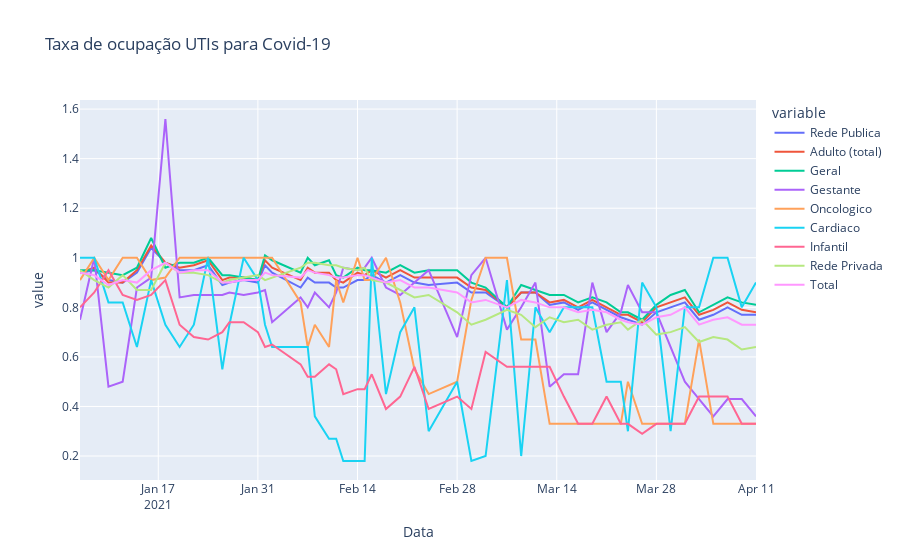

Source (notebook cell):
### Code cell
df = pd.read_csv(r'C:\Users\heylu\Documents\github\HeyLucasLeao.github.io\raspagem_dos_boletins_diarios\normalized_csvs\uti_covid-19.csv', index_col='Data')
px.line(df, title='Taxa de ocupação UTIs para Covid-19')

### Figure 1 — Plotly figure (JSON) as saved in the notebook; plotly's stock layout.template omitted (floating-point values rounded to 4 significant figures)
{"data": [{"hovertemplate": "variable=Rede Publica<br>Data=%{x}<br>value=%{y}<extra></extra>", "legendgroup": "Rede Publica", "line": {"color": "#636efa", "dash": "solid"}, "mode": "lines", "name": "Rede Publica", "orientation": "v", "showlegend": true, "type": "scatter", "x": ["21-01-06", "21-01-08", "21-01-10", "21-01-12", "21-01-14", "21-01-16", "21-01-18", "21-01-20", "21-01-22", "21-01-24", "21-01-26", "21-01-27", "21-01-29", "21-01-31", "21-02-01", "21-02-02", "21-02-06", "21-02-07", "21-02-08", "21-02-10", "21-02-11", "21-02-12", "21-02-14", "21-02-15", "21-02-16", "21-02-18", "21-02-20", "21-02-22", "21-02-24", "21-02-28", "21-03-02", "21-03-04", "21-03-07", "21-03-09", "21-03-11", "21-03-13", "21-03-15", "21-03-17", "21-03-19", "21-03-21", "21-03-23", "21-03-24", "21-03-26", "21-03-28", "21-03-30", "21-04-01", "21-04-03", "21-04-05", "21-04-05", "21-04-07", "21-04-09", "21-04-11"], "xaxis": "x", "y": [0.94, 0.95, 0.91, 0.9, 0.94, 1.04, 0.98, 0.95, 0.95, 0.97, 0.89, 0.9, 0.91, 0.9, 0.97, 0.94, 0.88, 0.92, 0.9, 0.9, 0.88, 0.88, 0.91, 0.91, 0.93, 0.9, 0.93, 0.9, 0.89, 0.9, 0.86, 0.86, 0.8, 0.86, 0.86, 0.81, 0.82, 0.79, 0.82, 0.79, 0.76, 0.75, 0.73, 0.78, 0.8, 0.82, 0.75, 0.77, 0.77, 0.8, 0.77, 0.77], "yaxis": "y"}, {"hovertemplate": "variable=Adulto (total)<br>Data=%{x}<br>value=%{y}<extra></extra>", "legendgroup": "Adulto (total)", "line": {"color": "#EF553B", "dash": "solid"}, "mode": "lines", "name": "Adulto (total)", "orientation": "v", "showlegend": true, "type": "scatter", "x": ["21-01-06", "21-01-08", "21-01-10", "21-01-12", "21-01-14", "21-01-16", "21-01-18", "21-01-20", "21-01-22", "21-01-24", "21-01-26", "21-01-27", "21-01-29", "21-01-31", "21-02-01", "21-02-02", "21-02-06", "21-02-07", "21-02-08", "21-02-10", "21-02-11", "21-02-12", "21-02-14", "21-02-15", "21-02-16", "21-02-18", "21-02-20", "21-02-22", "21-02-24", "21-02-28", "21-03-02", "21-03-04", "21-03-07", "21-03-09", "21-03-11", "21-03-13", "21-03-15", "21-03-17", "21-03-19", "21-03-21", "21-03-23", "21-03-24", "21-03-26", "21-03-28", "21-03-30", "21-04-01", "21-04-03", "21-04-05", "21-04-05", "21-04-07", "21-04-09", "21-04-11"], "xaxis": "x", "y": [0.94, 0.96, 0.9, 0.9, 0.95, 1.05, 0.98, 0.96, 0.97, 0.99, 0.91, 0.92, 0.92, 0.91, 0.99, 0.96, 0.91, 0.96, 0.94, 0.94, 0.91, 0.9, 0.94, 0.93, 0.95, 0.92, 0.95, 0.92, 0.92, 0.92, 0.88, 0.87, 0.8, 0.86, 0.86, 0.82, 0.83, 0.8, 0.83, 0.8, 0.77, 0.77, 0.74, 0.8, 0.82, 0.84, 0.77, 0.79, 0.79, 0.82, 0.79, 0.78], "yaxis": "y"}, {"hovertemplate": "variable=Geral<br>Data=%{x}<br>value=%{y}<extra></extra>", "legendgroup": "Geral", "line": {"color": "#00cc96", "dash": "solid"}, "mode": "lines", "name": "Geral", "orientation": "v", "showlegend": true, "type": "scatter", "x": ["21-01-06", "21-01-08", "21-01-10", "21-01-12", "21-01-14", "21-01-16", "21-01-18", "21-01-20", "21-01-22", "21-01-24", "21-01-26", "21-01-27", "21-01-29", "21-01-31", "21-02-01", "21-02-02", "21-02-06", "21-02-07", "21-02-08", "21-02-10", "21-02-11", "21-02-12", "21-02-14", "21-02-15", "21-02-16", "21-02-18", "21-02-20", "21-02-22", "21-02-24", "21-02-28", "21-03-02", "21-03-04", "21-03-07", "21-03-09", "21-03-11", "21-03-13", "21-03-15", "21-03-17", "21-03-19", "21-03-21", "21-03-23", "21-03-24", "21-03-26", "21-03-28", "21-03-30", "21-04-01", "21-04-03", "21-04-05", "21-04-05", "21-04-07", "21-04-09", "21-04-11"], "xaxis": "x", "y": [0.95, 0.95, 0.94, 0.93, 0.96, 1.08, 0.96, 0.98, 0.98, 1, 0.93, 0.93, 0.92, 0.91, 1.01, 0.99, 0.94, 1, 0.97, 0.99, 0.93, 0.92, 0.96, 0.95, 0.95, 0.94, 0.97, 0.94, 0.95, 0.95, 0.9, 0.88, 0.8, 0.89, 0.87, 0.85, 0.85, 0.82, 0.84, 0.82, 0.78, 0.78, 0.75, 0.81, 0.85, 0.87, 0.78, 0.81, 0.81, 0.84, 0.82, 0.81], "yaxis": "y"}, {"hovertemplate": "variable=Gestante<br>Data=%{x}<br>value=%{y}<extra></extra>", "legendgroup": "Gestante", "line": {"color": "#ab63fa", "dash": "solid"}, "mode": "lines", "name": "Gestante", "orientation": "v", "showlegend": true, "type": "scatter", "x": ["21-01-06", "21-01-08", "21-01-10", "21-01-12", "21-01-14", "21-01-16", "21-01-18", "21-01-20", "21-01-22", "21-01-24", "21-01-26", "21-01-27", "21-01-29", "21-01-31", "21-02-01", "21-02-02", "21-02-06", "21-02-07", "21-02-08", "21-02-10", "21-02-11", "21-02-12", "21-02-14", "21-02-15", "21-02-16", "21-02-18", "21-02-20", "21-02-22", "21-02-24", "21-02-28", "21-03-02", "21-03-04", "21-03-07", "21-03-09", "21-03-11", "21-03-13", "21-03-15", "21-03-17", "21-03-19", "21-03-21", "21-03-23", "21-03-24", "21-03-26", "21-03-28", "21-03-30", "21-04-01", "21-04-03", "21-04-05", "21-04-05", "21-04-07", "21-04-09", "21-04-11"], "xaxis": "x", "y": [0.75, 1, 0.48, 0.5, 0.88, 0.92, 1.56, 0.84, 0.85, 0.85, 0.85, 0.86, 0.85, 0.86, 0.87, 0.74, 0.84, 0.8, 0.86, 0.8, 0.86, 0.96, 0.95, 0.96, 1, 0.88, 0.85, 0.9, 0.95, 0.68, 0.93, 1, 0.71, 0.8, 0.9, 0.48, 0.53, 0.53, 0.9, 0.7, 0.78, 0.89, 0.78, 0.78, 0.64, 0.5, 0.43, 0.36, 0.36, 0.43, 0.43, 0.36], "yaxis": "y"}, {"hovertemplate": "variable=Oncologico<br>Data=%{x}<br>value=%{y}<extra></extra>", "legendgroup": "Oncologico", "line": {"color": "#FFA15A", "dash": "solid"}, "mode": "lines", "name": "Oncologico", "orientation": "v", "showlegend": true, "type": "scatter", "x": ["21-01-06", "21-01-08", "21-01-10", "21-01-12", "21-01-14", "21-01-16", "21-01-18", "21-01-20", "21-01-22", "21-01-24", "21-01-26", "21-01-27", "21-01-29", "21-01-31", "21-02-01", "21-02-02", "21-02-06", "21-02-07", "21-02-08", "21-02-10", "21-02-11", "21-02-12", "21-02-14", "21-02-15", "21-02-16", "21-02-18", "21-02-20", "21-02-22", "21-02-24", "21-02-28", "21-03-02", "21-03-04", "21-03-07", "21-03-09", "21-03-11", "21-03-13", "21-03-15", "21-03-17", "21-03-19", "21-03-21", "21-03-23", "21-03-24", "21-03-26", "21-03-28", "21-03-30", "21-04-01", "21-04-03", "21-04-05", "21-04-05", "21-04-07", "21-04-09", "21-04-11"], "xaxis": "x", "y": [0.91, 1, 0.91, 1, 1, 0.91, 0.92, 1, 1, 1, 1, 1, 1, 1, 1, 1, 0.82, 0.64, 0.73, 0.64, 0.91, 0.82, 1, 0.91, 0.91, 1, 0.82, 0.55, 0.45, 0.5, 0.83, 1, 1, 0.67, 0.67, 0.33, 0.33, 0.33, 0.33, 0.33, 0.33, 0.5, 0.33, 0.33, 0.33, 0.33, 0.67, 0.33, 0.33, 0.33, 0.33, 0.33], "yaxis": "y"}, {"hovertemplate": "variable=Cardiaco<br>Data=%{x}<br>value=%{y}<extra></extra>", "legendgroup": "Cardiaco", "line": {"color": "#19d3f3", "dash": "solid"}, "mode": "lines", "name": "Cardiaco", "orientation": "v", "showlegend": true, "type": "scatter", "x": ["21-01-06", "21-01-08", "21-01-10", "21-01-12", "21-01-14", "21-01-16", "21-01-18", "21-01-20", "21-01-22", "21-01-24", "21-01-26", "21-01-27", "21-01-29", "21-01-31", "21-02-01", "21-02-02", "21-02-06", "21-02-07", "21-02-08", "21-02-10", "21-02-11", "21-02-12", "21-02-14", "21-02-15", "21-02-16", "21-02-18", "21-02-20", "21-02-22", "21-02-24", "21-02-28", "21-03-02", "21-03-04", "21-03-07", "21-03-09", "21-03-11", "21-03-13", "21-03-15", "21-03-17", "21-03-19", "21-03-21", "21-03-23", "21-03-24", "21-03-26", "21-03-28", "21-03-30", "21-04-01", "21-04-03", "21-04-05", "21-04-05", "21-04-07", "21-04-09", "21-04-11"], "xaxis": "x", "y": [1, 1, 0.82, 0.82, 0.64, 0.91, 0.73, 0.64, 0.73, 1, 0.55, 0.73, 1, 0.91, 0.73, 0.64, 0.64, 0.64, 0.36, 0.27, 0.27, 0.18, 0.18, 0.18, 1, 0.45, 0.7, 0.8, 0.3, 0.5, 0.18, 0.2, 0.91, 0.2, 0.8, 0.7, 0.8, 0.8, 0.8, 0.5, 0.5, 0.3, 0.9, 0.8, 0.3, 0.8, 0.8, 1, 1, 1, 0.8, 0.9], "yaxis": "y"}, {"hovertemplate": "variable=Infantil<br>Data=%{x}<br>value=%{y}<extra></extra>", "legendgroup": "Infantil", "line": {"color": "#FF6692", "dash": "solid"}, "mode": "lines", "name": "Infantil", "orientation": "v", "showlegend": true, "type": "scatter", "x": ["21-01-06", "21-01-08", "21-01-10", "21-01-12", "21-01-14", "21-01-16", "21-01-18", "21-01-20", "21-01-22", "21-01-24", "21-01-26", "21-01-27", "21-01-29", "21-01-31", "21-02-01", "21-02-02", "21-02-06", "21-02-07", "21-02-08", "21-02-10", "21-02-11", "21-02-12", "21-02-14", "21-02-15", "21-02-16", "21-02-18", "21-02-20", "21-02-22", "21-02-24", "21-02-28", "21-03-02", "21-03-04", "21-03-07", "21-03-09", "21-03-11", "21-03-13", "21-03-15", "21-03-17", "21-03-19", "21-03-21", "21-03-23", "21-03-24", "21-03-26", "21-03-28", "21-03-30", "21-04-01", "21-04-03", "21-04-05", "21-04-05", "21-04-07", "21-04-09", "21-04-11"], "xaxis": "x", "y": [0.8, 0.86, 0.95, 0.85, 0.83, 0.85, 0.91, 0.73, 0.68, 0.67, 0.7, 0.74, 0.74, 0.7, 0.64, 0.65, 0.57, 0.52, 0.52, 0.57, 0.55, 0.45, 0.47, 0.47, 0.53, 0.39, 0.44, 0.56, 0.39, 0.44, 0.39, 0.62, 0.56, 0.56, 0.56, 0.56, 0.44, 0.33, 0.33, 0.44, 0.33, 0.33, 0.29, 0.33, 0.33, 0.33, 0.44, 0.44, 0.44, 0.44, 0.33, 0.33], "yaxis": "y"}, {"hovertemplate": "variable=Rede Privada<br>Data=%{x}<br>value=%{y}<extra></extra>", "legendgroup": "Rede Privada", "line": {"color": "#B6E880", "dash": "solid"}, "mode": "lines", "name": "Rede Privada", "orientation": "v", "showlegend": true, "type": "scatter", "x": ["21-01-06", "21-01-08", "21-01-10", "21-01-12", "21-01-14", "21-01-16", "21-01-18", "21-01-20", "21-01-22", "21-01-24", "21-01-26", "21-01-27", "21-01-29", "21-01-31", "21-02-01", "21-02-02", "21-02-06", "21-02-07", "21-02-08", "21-02-10", "21-02-11", "21-02-12", "21-02-14", "21-02-15", "21-02-16", "21-02-18", "21-02-20", "21-02-22", "21-02-24", "21-02-28", "21-03-02", "21-03-04", "21-03-07", "21-03-09", "21-03-11", "21-03-13", "21-03-15", "21-03-17", "21-03-19", "21-03-21", "21-03-23", "21-03-24", "21-03-26", "21-03-28", "21-03-30", "21-04-01", "21-04-03", "21-04-05", "21-04-05", "21-04-07", "21-04-09", "21-04-11"], "xaxis": "x", "y": [0.95, 0.91, 0.88, 0.93, 0.87, 0.87, 0.98, 0.94, 0.94, 0.93, 0.9, 0.91, 0.92, 0.93, 0.91, 0.92, 0.96, 0.98, 0.98, 0.97, 0.97, 0.96, 0.95, 0.96, 0.91, 0.9, 0.87, 0.84, 0.85, 0.78, 0.73, 0.75, 0.79, 0.77, 0.72, 0.76, 0.74, 0.75, 0.71, 0.73, 0.74, 0.71, 0.75, 0.69, 0.7, 0.72, 0.66, 0.68, 0.68, 0.67, 0.63, 0.64], "yaxis": "y"}, {"hovertemplate": "variable=Total<br>Data=%{x}<br>value=%{y}<extra></extra>", "legendgroup": "Total", "line": {"color": "#FF97FF", "dash": "solid"}, "mode": "lines", "name": "Total", "orientation": "v", "showlegend": true, "type": "scatter", "x": ["21-01-06", "21-01-08", "21-01-10", "21-01-12", "21-01-14", "21-01-16", "21-01-18", "21-01-20", "21-01-22", "21-01-24", "21-01-26", "21-01-27", "21-01-29", "21-01-31", "21-02-01", "21-02-02", "21-02-06", "21-02-07", "21-02-08", "21-02-10", "21-02-11", "21-02-12", "21-02-14", "21-02-15", "21-02-16", "21-02-18", "21-02-20", "21-02-22", "21-02-24", "21-02-28", "21-03-02", "21-03-04", "21-03-07", "21-03-09", "21-03-11", "21-03-13", "21-03-15", "21-03-17", "21-03-19", "21-03-21", "21-03-23", "21-03-24", "21-03-26", "21-03-28", "21-03-30", "21-04-01", "21-04-03", "21-04-05", "21-04-05", "21-04-07", "21-04-09", "21-04-11"], "xaxis": "x", "y": [0.94, 0.93, 0.89, 0.91, 0.9, 0.95, 0.98, 0.94, 0.95, 0.95, 0.9, 0.9, 0.91, 0.91, 0.94, 0.93, 0.92, 0.95, 0.94, 0.93, 0.92, 0.92, 0.93, 0.93, 0.92, 0.9, 0.91, 0.88, 0.88, 0.86, 0.82, 0.83, 0.8, 0.83, 0.82, 0.8, 0.8, 0.78, 0.79, 0.78, 0.75, 0.74, 0.73, 0.76, 0.77, 0.8, 0.73, 0.75, 0.75, 0.76, 0.73, 0.73], "yaxis": "y"}], "layout": {"legend": {"title": {"text": "variable"}, "tracegroupgap": 0}, "title": {"text": "Taxa de ocupação UTIs para Covid-19"}, "xaxis": {"anchor": "y", "domain": [0, 1], "title": {"text": "Data"}}, "yaxis": {"anchor": "x", "domain": [0, 1], "title": {"text": "value"}}}}
